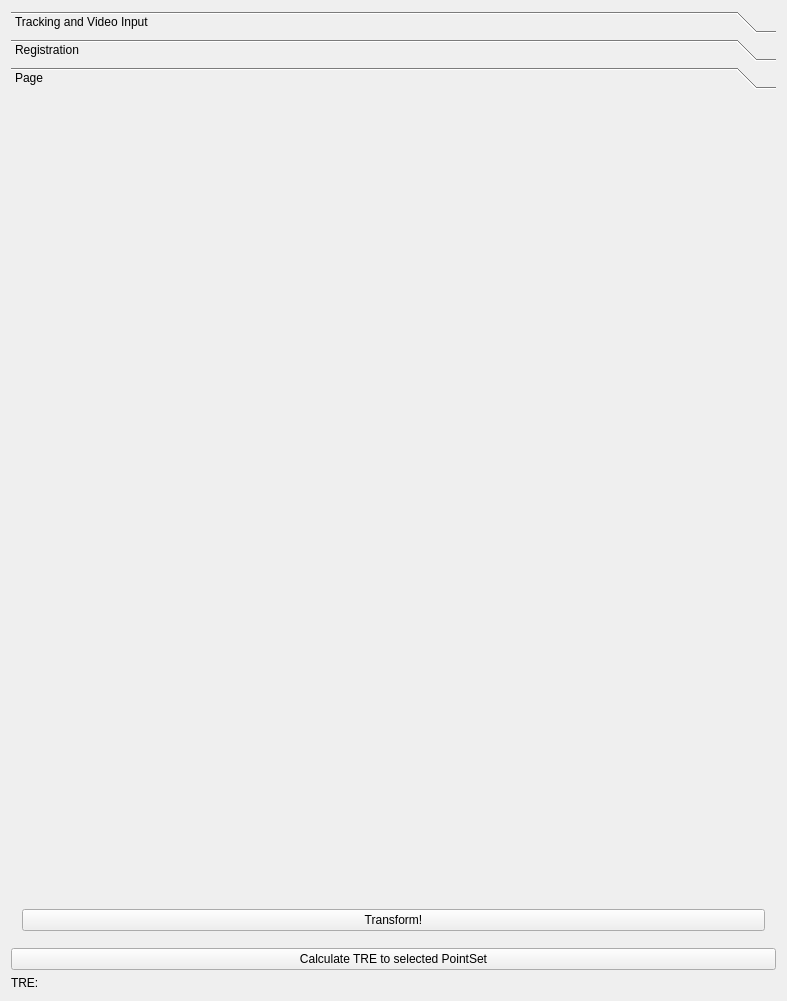
<?xml version="1.0" encoding="UTF-8"?>
<ui version="4.0">
 <class>ARStrokeTreatmentControls</class>
 <widget class="QWidget" name="ARStrokeTreatmentControls">
  <property name="geometry">
   <rect>
    <x>0</x>
    <y>0</y>
    <width>787</width>
    <height>1001</height>
   </rect>
  </property>
  <property name="minimumSize">
   <size>
    <width>0</width>
    <height>0</height>
   </size>
  </property>
  <property name="windowTitle">
   <string>QmitkTemplate</string>
  </property>
  <layout class="QGridLayout" name="gridLayout_7">
   <item row="0" column="0">
    <widget class="QToolBox" name="m_ToolBox">
     <property name="acceptDrops">
      <bool>false</bool>
     </property>
     <property name="currentIndex">
      <number>2</number>
     </property>
     <widget class="QWidget" name="page">
      <property name="geometry">
       <rect>
        <x>0</x>
        <y>0</y>
        <width>769</width>
        <height>854</height>
       </rect>
      </property>
      <property name="acceptDrops">
       <bool>true</bool>
      </property>
      <attribute name="label">
       <string>Tracking and Video Input</string>
      </attribute>
      <layout class="QGridLayout" name="gridLayout_2">
       <item row="3" column="0">
        <widget class="QGroupBox" name="groupVideoInput">
         <property name="title">
          <string>Video Input</string>
         </property>
         <layout class="QVBoxLayout" name="verticalLayout_13">
          <item>
           <layout class="QHBoxLayout" name="horizontalLayout_4">
            <item>
             <widget class="QPushButton" name="m_VideoGrabbingPushButton">
              <property name="text">
               <string>Start Video</string>
              </property>
             </widget>
            </item>
            <item>
             <widget class="QPushButton" name="m_VideoPausePushButton">
              <property name="enabled">
               <bool>true</bool>
              </property>
              <property name="text">
               <string>Pause Video</string>
              </property>
              <property name="checkable">
               <bool>false</bool>
              </property>
             </widget>
            </item>
            <item>
             <widget class="QPushButton" name="m_ChangeDisplayPushButton">
              <property name="text">
               <string>Change Display Style</string>
              </property>
             </widget>
            </item>
           </layout>
          </item>
          <item>
           <widget class="QFrame" name="frame">
            <property name="frameShape">
             <enum>QFrame::StyledPanel</enum>
            </property>
            <property name="frameShadow">
             <enum>QFrame::Raised</enum>
            </property>
            <layout class="QHBoxLayout" name="horizontalLayout_16">
             <item>
              <widget class="QComboBox" name="m_ScalingComboBox">
               <item>
                <property name="text">
                 <string>No scaling</string>
                </property>
               </item>
               <item>
                <property name="text">
                 <string>DSA scaling</string>
                </property>
               </item>
               <item>
                <property name="text">
                 <string>Custom scaling</string>
                </property>
               </item>
              </widget>
             </item>
             <item>
              <widget class="QDoubleSpinBox" name="m_ScalingDoubleSpinBox">
               <property name="enabled">
                <bool>false</bool>
               </property>
               <property name="minimum">
                <double>0.010000000000000</double>
               </property>
               <property name="maximum">
                <double>10.000000000000000</double>
               </property>
               <property name="value">
                <double>1.000000000000000</double>
               </property>
              </widget>
             </item>
             <item>
              <widget class="QPushButton" name="m_ScalingPushButton">
               <property name="text">
                <string>Set Scaling</string>
               </property>
              </widget>
             </item>
            </layout>
           </widget>
          </item>
         </layout>
        </widget>
       </item>
       <item row="0" column="0">
        <widget class="QTabWidget" name="m_MainWidget">
         <property name="currentIndex">
          <number>0</number>
         </property>
         <widget class="QWidget" name="tab">
          <attribute name="title">
           <string>Tracking</string>
          </attribute>
          <layout class="QVBoxLayout" name="verticalLayout_4">
           <item>
            <widget class="QFrame" name="m_ConfigurationWidgetFrame">
             <property name="frameShape">
              <enum>QFrame::NoFrame</enum>
             </property>
             <property name="frameShadow">
              <enum>QFrame::Raised</enum>
             </property>
             <layout class="QGridLayout" name="gridLayout">
              <item row="0" column="0">
               <widget class="QmitkTrackingDeviceConfigurationWidget" name="m_ConfigurationWidget" native="true">
                <property name="sizePolicy">
                 <sizepolicy hsizetype="Preferred" vsizetype="MinimumExpanding">
                  <horstretch>0</horstretch>
                  <verstretch>0</verstretch>
                 </sizepolicy>
                </property>
               </widget>
              </item>
             </layout>
            </widget>
           </item>
           <item>
            <widget class="QFrame" name="m_TrackingToolsFrame">
             <property name="frameShape">
              <enum>QFrame::NoFrame</enum>
             </property>
             <property name="frameShadow">
              <enum>QFrame::Raised</enum>
             </property>
             <layout class="QVBoxLayout" name="verticalLayout_2">
              <item>
               <widget class="QLabel" name="label_2">
                <property name="font">
                 <font>
                  <pointsize>10</pointsize>
                  <weight>75</weight>
                  <bold>true</bold>
                  <kerning>true</kerning>
                 </font>
                </property>
                <property name="text">
                 <string>Tracking Tools</string>
                </property>
                <property name="alignment">
                 <set>Qt::AlignLeading|Qt::AlignLeft|Qt::AlignTop</set>
                </property>
               </widget>
              </item>
              <item>
               <widget class="QStackedWidget" name="m_TrackingToolsWidget">
                <property name="lineWidth">
                 <number>0</number>
                </property>
                <property name="currentIndex">
                 <number>0</number>
                </property>
                <widget class="QWidget" name="page_3">
                 <layout class="QVBoxLayout" name="verticalLayout_11">
                  <item>
                   <layout class="QHBoxLayout" name="horizontalLayout_5">
                    <item>
                     <widget class="QLabel" name="label_4">
                      <property name="text">
                       <string>ToolStorage:</string>
                      </property>
                     </widget>
                    </item>
                    <item>
                     <widget class="QLabel" name="m_ToolLabel">
                      <property name="text">
                       <string>&lt;none&gt;</string>
                      </property>
                     </widget>
                    </item>
                    <item>
                     <spacer name="horizontalSpacer_4">
                      <property name="orientation">
                       <enum>Qt::Horizontal</enum>
                      </property>
                      <property name="sizeHint" stdset="0">
                       <size>
                        <width>40</width>
                        <height>20</height>
                       </size>
                      </property>
                     </spacer>
                    </item>
                   </layout>
                  </item>
                  <item>
                   <widget class="QmitkToolTrackingStatusWidget" name="m_TrackingToolsStatusWidget" native="true">
                    <property name="sizePolicy">
                     <sizepolicy hsizetype="Preferred" vsizetype="Minimum">
                      <horstretch>0</horstretch>
                      <verstretch>0</verstretch>
                     </sizepolicy>
                    </property>
                   </widget>
                  </item>
                  <item>
                   <layout class="QHBoxLayout" name="horizontalLayout_9">
                    <item>
                     <spacer name="horizontalSpacer_7">
                      <property name="orientation">
                       <enum>Qt::Horizontal</enum>
                      </property>
                      <property name="sizeHint" stdset="0">
                       <size>
                        <width>13</width>
                        <height>49</height>
                       </size>
                      </property>
                     </spacer>
                    </item>
                    <item>
                     <layout class="QVBoxLayout" name="verticalLayout_3">
                      <item>
                       <widget class="QPushButton" name="m_AutoDetectTools">
                        <property name="minimumSize">
                         <size>
                          <width>120</width>
                          <height>0</height>
                         </size>
                        </property>
                        <property name="text">
                         <string>Auto Detection</string>
                        </property>
                       </widget>
                      </item>
                      <item>
                       <widget class="QPushButton" name="m_AddSingleTool">
                        <property name="minimumSize">
                         <size>
                          <width>120</width>
                          <height>0</height>
                         </size>
                        </property>
                        <property name="text">
                         <string>Add Single Tool</string>
                        </property>
                       </widget>
                      </item>
                      <item>
                       <widget class="QPushButton" name="m_LoadTools">
                        <property name="minimumSize">
                         <size>
                          <width>120</width>
                          <height>0</height>
                         </size>
                        </property>
                        <property name="text">
                         <string>Load Tool Storage</string>
                        </property>
                       </widget>
                      </item>
                      <item>
                       <widget class="QPushButton" name="m_ResetTools">
                        <property name="minimumSize">
                         <size>
                          <width>120</width>
                          <height>0</height>
                         </size>
                        </property>
                        <property name="text">
                         <string>Reset</string>
                        </property>
                       </widget>
                      </item>
                     </layout>
                    </item>
                   </layout>
                  </item>
                 </layout>
                </widget>
                <widget class="QWidget" name="page_4">
                 <layout class="QVBoxLayout" name="verticalLayout_10">
                  <item>
                   <widget class="QmitkNavigationToolCreationWidget" name="m_NavigationToolCreationWidget" native="true"/>
                  </item>
                 </layout>
                </widget>
               </widget>
              </item>
             </layout>
            </widget>
           </item>
           <item>
            <widget class="QFrame" name="m_TrackingControlsFrame">
             <property name="frameShape">
              <enum>QFrame::NoFrame</enum>
             </property>
             <property name="frameShadow">
              <enum>QFrame::Raised</enum>
             </property>
             <layout class="QVBoxLayout" name="verticalLayout_5">
              <item>
               <widget class="QLabel" name="label_3">
                <property name="font">
                 <font>
                  <pointsize>10</pointsize>
                  <weight>75</weight>
                  <bold>true</bold>
                 </font>
                </property>
                <property name="text">
                 <string>Tracking Control</string>
                </property>
                <property name="alignment">
                 <set>Qt::AlignLeading|Qt::AlignLeft|Qt::AlignTop</set>
                </property>
               </widget>
              </item>
              <item>
               <widget class="QLabel" name="m_TrackingControlLabel">
                <property name="text">
                 <string>Status: disconnected</string>
                </property>
               </widget>
              </item>
              <item>
               <layout class="QHBoxLayout" name="horizontalLayout_2">
                <item>
                 <spacer name="horizontalSpacer_11">
                  <property name="orientation">
                   <enum>Qt::Horizontal</enum>
                  </property>
                  <property name="sizeHint" stdset="0">
                   <size>
                    <width>40</width>
                    <height>20</height>
                   </size>
                  </property>
                 </spacer>
                </item>
                <item>
                 <widget class="QPushButton" name="m_ConnectDisconnectButton">
                  <property name="minimumSize">
                   <size>
                    <width>142</width>
                    <height>0</height>
                   </size>
                  </property>
                  <property name="text">
                   <string>Connect</string>
                  </property>
                 </widget>
                </item>
               </layout>
              </item>
              <item>
               <layout class="QHBoxLayout" name="horizontalLayout_6">
                <item>
                 <spacer name="horizontalSpacer_5">
                  <property name="orientation">
                   <enum>Qt::Horizontal</enum>
                  </property>
                  <property name="sizeHint" stdset="0">
                   <size>
                    <width>40</width>
                    <height>20</height>
                   </size>
                  </property>
                 </spacer>
                </item>
                <item>
                 <widget class="QPushButton" name="m_StartStopTrackingButton">
                  <property name="minimumSize">
                   <size>
                    <width>142</width>
                    <height>0</height>
                   </size>
                  </property>
                  <property name="text">
                   <string>Start Tracking</string>
                  </property>
                 </widget>
                </item>
               </layout>
              </item>
              <item>
               <layout class="QHBoxLayout" name="horizontalLayout_11">
                <item>
                 <spacer name="horizontalSpacer_9">
                  <property name="orientation">
                   <enum>Qt::Horizontal</enum>
                  </property>
                  <property name="sizeHint" stdset="0">
                   <size>
                    <width>40</width>
                    <height>20</height>
                   </size>
                  </property>
                 </spacer>
                </item>
                <item>
                 <widget class="QLabel" name="m_TrackingFrozenLabel">
                  <property name="text">
                   <string>&lt;html&gt;&lt;head/&gt;&lt;body&gt;&lt;p&gt;&lt;span style=&quot; color:#ff0000;&quot;&gt;Tracking Frozen!&lt;/span&gt;&lt;/p&gt;&lt;/body&gt;&lt;/html&gt;</string>
                  </property>
                 </widget>
                </item>
                <item>
                 <widget class="QPushButton" name="m_FreezeUnfreezeTrackingButton">
                  <property name="enabled">
                   <bool>true</bool>
                  </property>
                  <property name="minimumSize">
                   <size>
                    <width>142</width>
                    <height>0</height>
                   </size>
                  </property>
                  <property name="text">
                   <string>Freeze Tracking</string>
                  </property>
                 </widget>
                </item>
               </layout>
              </item>
             </layout>
            </widget>
           </item>
           <item>
            <spacer name="verticalSpacer">
             <property name="orientation">
              <enum>Qt::Vertical</enum>
             </property>
             <property name="sizeHint" stdset="0">
              <size>
               <width>20</width>
               <height>40</height>
              </size>
             </property>
            </spacer>
           </item>
          </layout>
         </widget>
         <widget class="QWidget" name="tab_2">
          <attribute name="title">
           <string>Options</string>
          </attribute>
          <layout class="QGridLayout" name="gridLayout_3">
           <item row="1" column="0" colspan="2">
            <widget class="QGroupBox" name="m_UpdateRateOptionsGroupBox">
             <property name="title">
              <string>Update Rate Options</string>
             </property>
             <layout class="QVBoxLayout" name="verticalLayout_14">
              <item>
               <layout class="QHBoxLayout" name="horizontalLayout_7">
                <item>
                 <widget class="QLabel" name="m_OptionsUpdateRateLabel">
                  <property name="text">
                   <string>Update Rate [per second]</string>
                  </property>
                 </widget>
                </item>
                <item>
                 <spacer name="horizontalSpacer_6">
                  <property name="orientation">
                   <enum>Qt::Horizontal</enum>
                  </property>
                  <property name="sizeHint" stdset="0">
                   <size>
                    <width>40</width>
                    <height>20</height>
                   </size>
                  </property>
                 </spacer>
                </item>
                <item>
                 <widget class="QSpinBox" name="m_UpdateRate">
                  <property name="maximum">
                   <number>100</number>
                  </property>
                  <property name="value">
                   <number>10</number>
                  </property>
                 </widget>
                </item>
               </layout>
              </item>
              <item>
               <widget class="QCheckBox" name="m_UseDifferentUpdateRates">
                <property name="text">
                 <string>Use different Render and Log Update Rates</string>
                </property>
               </widget>
              </item>
              <item>
               <layout class="QHBoxLayout" name="horizontalLayout_8" stretch="0,0,0">
                <item>
                 <widget class="QLabel" name="m_OptionsRenderUpdateRateLabel">
                  <property name="enabled">
                   <bool>false</bool>
                  </property>
                  <property name="text">
                   <string>Render Update Rate [fps]</string>
                  </property>
                 </widget>
                </item>
                <item>
                 <spacer name="horizontalSpacer_8">
                  <property name="orientation">
                   <enum>Qt::Horizontal</enum>
                  </property>
                  <property name="sizeHint" stdset="0">
                   <size>
                    <width>40</width>
                    <height>20</height>
                   </size>
                  </property>
                 </spacer>
                </item>
                <item>
                 <widget class="QSpinBox" name="m_RenderUpdateRate">
                  <property name="enabled">
                   <bool>false</bool>
                  </property>
                  <property name="minimum">
                   <number>0</number>
                  </property>
                  <property name="maximum">
                   <number>100</number>
                  </property>
                  <property name="value">
                   <number>30</number>
                  </property>
                 </widget>
                </item>
               </layout>
              </item>
              <item>
               <layout class="QHBoxLayout" name="horizontalLayout_10">
                <item>
                 <widget class="QLabel" name="m_OptionsLogUpdateRateLabel">
                  <property name="enabled">
                   <bool>false</bool>
                  </property>
                  <property name="text">
                   <string>Log Update Rate [per second]</string>
                  </property>
                 </widget>
                </item>
                <item>
                 <spacer name="horizontalSpacer_10">
                  <property name="orientation">
                   <enum>Qt::Horizontal</enum>
                  </property>
                  <property name="sizeHint" stdset="0">
                   <size>
                    <width>40</width>
                    <height>20</height>
                   </size>
                  </property>
                 </spacer>
                </item>
                <item>
                 <widget class="QSpinBox" name="m_LogUpdateRate">
                  <property name="enabled">
                   <bool>false</bool>
                  </property>
                  <property name="minimum">
                   <number>1</number>
                  </property>
                  <property name="maximum">
                   <number>120</number>
                  </property>
                  <property name="singleStep">
                   <number>10</number>
                  </property>
                  <property name="value">
                   <number>60</number>
                  </property>
                 </widget>
                </item>
               </layout>
              </item>
             </layout>
            </widget>
           </item>
           <item row="4" column="0" colspan="2">
            <widget class="QGroupBox" name="m_OtherOptionsGroupBox">
             <property name="title">
              <string>Other Options</string>
             </property>
             <layout class="QVBoxLayout" name="verticalLayout_12">
              <item>
               <widget class="QCheckBox" name="m_ShowToolQuaternions">
                <property name="text">
                 <string>Show Tool Quaternions</string>
                </property>
               </widget>
              </item>
              <item>
               <widget class="QCheckBox" name="m_SimpleUI">
                <property name="text">
                 <string>Simple UI</string>
                </property>
               </widget>
              </item>
              <item>
               <widget class="QLabel" name="label_6">
                <property name="text">
                 <string>Caution, only for backward compatibility:</string>
                </property>
               </widget>
              </item>
              <item>
               <widget class="QCheckBox" name="m_InverseMode">
                <property name="text">
                 <string>Inverse mode (Quaternions are stored inverse)</string>
                </property>
               </widget>
              </item>
             </layout>
            </widget>
           </item>
           <item row="2" column="0" colspan="2">
            <widget class="QGroupBox" name="groupBox">
             <property name="title">
              <string>Tracking Volume Options</string>
             </property>
             <layout class="QVBoxLayout" name="verticalLayout_7">
              <item>
               <widget class="QCheckBox" name="m_ShowTrackingVolume">
                <property name="enabled">
                 <bool>true</bool>
                </property>
                <property name="text">
                 <string>Show Tracking Volume</string>
                </property>
                <property name="checked">
                 <bool>false</bool>
                </property>
               </widget>
              </item>
              <item>
               <widget class="QLabel" name="label_5">
                <property name="text">
                 <string>Select Model:</string>
                </property>
               </widget>
              </item>
              <item>
               <widget class="QComboBox" name="m_VolumeSelectionBox"/>
              </item>
             </layout>
            </widget>
           </item>
           <item row="5" column="0" colspan="2">
            <widget class="QGroupBox" name="groupBox_5">
             <property name="title">
              <string>Tool Visualization Options</string>
             </property>
             <layout class="QGridLayout" name="gridLayout_5">
              <item row="0" column="0">
               <widget class="QCheckBox" name="showHideToolProjectionCheckBox">
                <property name="enabled">
                 <bool>true</bool>
                </property>
                <property name="text">
                 <string>Show Tool Projection</string>
                </property>
               </widget>
              </item>
              <item row="0" column="1">
               <widget class="QComboBox" name="m_toolselector"/>
              </item>
              <item row="1" column="0">
               <widget class="QCheckBox" name="showHideToolAxisCheckBox">
                <property name="enabled">
                 <bool>false</bool>
                </property>
                <property name="text">
                 <string>Show Tool Axis</string>
                </property>
               </widget>
              </item>
             </layout>
            </widget>
           </item>
           <item row="3" column="0" colspan="2">
            <widget class="QGroupBox" name="groupBox_2">
             <property name="title">
              <string>Open IGT Link</string>
             </property>
             <layout class="QVBoxLayout" name="verticalLayout_15">
              <item>
               <widget class="QCheckBox" name="m_EnableOpenIGTLinkMicroService">
                <property name="text">
                 <string>Enable Open IGT Link MicroService</string>
                </property>
                <property name="checked">
                 <bool>true</bool>
                </property>
               </widget>
              </item>
              <item>
               <widget class="QLabel" name="label_7">
                <property name="text">
                 <string>Select Open IGT Link Data Format:</string>
                </property>
               </widget>
              </item>
              <item>
               <widget class="QComboBox" name="m_OpenIGTLinkDataFormat">
                <item>
                 <property name="text">
                  <string>TRANSFORM</string>
                 </property>
                </item>
                <item>
                 <property name="text">
                  <string>QTDATA</string>
                 </property>
                </item>
                <item>
                 <property name="text">
                  <string>TDATA</string>
                 </property>
                </item>
                <item>
                 <property name="text">
                  <string>POSITION</string>
                 </property>
                </item>
               </widget>
              </item>
             </layout>
            </widget>
           </item>
           <item row="0" column="0">
            <widget class="QCheckBox" name="m_DisableAllTimers">
             <property name="text">
              <string>Disable All Timers</string>
             </property>
            </widget>
           </item>
           <item row="0" column="1">
            <widget class="QLabel" name="m_RenderWarningLabel">
             <property name="enabled">
              <bool>true</bool>
             </property>
             <property name="text">
              <string>&lt;html&gt;&lt;head/&gt;&lt;body&gt;&lt;p align=&quot;right&quot;&gt;&lt;span style=&quot; color:#ff0000;&quot;&gt;Rendering Disabled!&lt;/span&gt;&lt;/p&gt;&lt;/body&gt;&lt;/html&gt;</string>
             </property>
             <property name="textFormat">
              <enum>Qt::AutoText</enum>
             </property>
            </widget>
           </item>
           <item row="6" column="0">
            <spacer name="verticalSpacer_3">
             <property name="orientation">
              <enum>Qt::Vertical</enum>
             </property>
             <property name="sizeHint" stdset="0">
              <size>
               <width>20</width>
               <height>40</height>
              </size>
             </property>
            </spacer>
           </item>
          </layout>
         </widget>
         <widget class="QWidget" name="tab_3">
          <attribute name="title">
           <string>Logging</string>
          </attribute>
          <layout class="QVBoxLayout" name="verticalLayout_8">
           <item>
            <layout class="QHBoxLayout" name="horizontalLayout_12">
             <item>
              <widget class="QLabel" name="label_8">
               <property name="text">
                <string>Filename:</string>
               </property>
              </widget>
             </item>
             <item>
              <widget class="QLineEdit" name="m_LoggingFileName"/>
             </item>
             <item>
              <widget class="QPushButton" name="m_ChooseFile">
               <property name="text">
                <string>Choose File</string>
               </property>
              </widget>
             </item>
            </layout>
           </item>
           <item>
            <layout class="QHBoxLayout" name="horizontalLayout_13">
             <item>
              <widget class="QCheckBox" name="m_LoggingLimit">
               <property name="text">
                <string>Limit Number Of Logged Frames:</string>
               </property>
              </widget>
             </item>
             <item>
              <spacer name="horizontalSpacer_12">
               <property name="orientation">
                <enum>Qt::Horizontal</enum>
               </property>
               <property name="sizeHint" stdset="0">
                <size>
                 <width>40</width>
                 <height>20</height>
                </size>
               </property>
              </spacer>
             </item>
             <item>
              <widget class="QSpinBox" name="m_LoggedFramesLimit">
               <property name="minimum">
                <number>1</number>
               </property>
               <property name="maximum">
                <number>9999</number>
               </property>
               <property name="value">
                <number>300</number>
               </property>
              </widget>
             </item>
            </layout>
           </item>
           <item>
            <widget class="QRadioButton" name="m_CsvFormat">
             <property name="text">
              <string>CSV format</string>
             </property>
             <property name="checked">
              <bool>true</bool>
             </property>
            </widget>
           </item>
           <item>
            <widget class="QRadioButton" name="m_XmlFormat">
             <property name="text">
              <string>XML format</string>
             </property>
            </widget>
           </item>
           <item>
            <widget class="QCheckBox" name="m_SkipInvalidData">
             <property name="text">
              <string>Skip invalid data</string>
             </property>
            </widget>
           </item>
           <item>
            <widget class="QGroupBox" name="groupBox_4">
             <property name="title">
              <string>Logging Status</string>
             </property>
             <layout class="QVBoxLayout" name="verticalLayout_6">
              <item>
               <widget class="QLabel" name="m_LoggingLabel">
                <property name="text">
                 <string>Logging OFF</string>
                </property>
               </widget>
              </item>
              <item>
               <widget class="QLabel" name="m_LoggedFramesLabel">
                <property name="text">
                 <string>Logged Frames: 0</string>
                </property>
               </widget>
              </item>
             </layout>
            </widget>
           </item>
           <item>
            <layout class="QHBoxLayout" name="horizontalLayout_14">
             <item>
              <spacer name="horizontalSpacer_13">
               <property name="orientation">
                <enum>Qt::Horizontal</enum>
               </property>
               <property name="sizeHint" stdset="0">
                <size>
                 <width>40</width>
                 <height>20</height>
                </size>
               </property>
              </spacer>
             </item>
             <item>
              <widget class="QPushButton" name="m_StartLogging">
               <property name="text">
                <string>Start Logging</string>
               </property>
              </widget>
             </item>
             <item>
              <widget class="QPushButton" name="m_StopLogging">
               <property name="text">
                <string>Stop Logging</string>
               </property>
              </widget>
             </item>
            </layout>
           </item>
           <item>
            <spacer name="verticalSpacer_2">
             <property name="orientation">
              <enum>Qt::Vertical</enum>
             </property>
             <property name="sizeHint" stdset="0">
              <size>
               <width>20</width>
               <height>40</height>
              </size>
             </property>
            </spacer>
           </item>
          </layout>
         </widget>
        </widget>
       </item>
       <item row="1" column="0">
        <widget class="QWidget" name="m_simpleWidget" native="true">
         <layout class="QVBoxLayout" name="verticalLayout_9">
          <item>
           <layout class="QHBoxLayout" name="horizontalLayout_25">
            <item>
             <widget class="QPushButton" name="m_ConnectSimpleMode">
              <property name="minimumSize">
               <size>
                <width>70</width>
                <height>50</height>
               </size>
              </property>
              <property name="text">
               <string>Connect</string>
              </property>
             </widget>
            </item>
            <item>
             <widget class="QPushButton" name="m_StartTrackingSimpleMode">
              <property name="minimumSize">
               <size>
                <width>70</width>
                <height>50</height>
               </size>
              </property>
              <property name="text">
               <string>Start
Tracking</string>
              </property>
             </widget>
            </item>
            <item>
             <spacer name="horizontalSpacer_21">
              <property name="orientation">
               <enum>Qt::Horizontal</enum>
              </property>
              <property name="sizeHint" stdset="0">
               <size>
                <width>40</width>
                <height>20</height>
               </size>
              </property>
             </spacer>
            </item>
            <item>
             <widget class="QPushButton" name="m_advancedUI">
              <property name="minimumSize">
               <size>
                <width>70</width>
                <height>50</height>
               </size>
              </property>
              <property name="text">
               <string>Advanced
Mode</string>
              </property>
             </widget>
            </item>
           </layout>
          </item>
         </layout>
        </widget>
       </item>
      </layout>
     </widget>
     <widget class="QWidget" name="page_2">
      <property name="geometry">
       <rect>
        <x>0</x>
        <y>0</y>
        <width>769</width>
        <height>854</height>
       </rect>
      </property>
      <attribute name="label">
       <string>Registration</string>
      </attribute>
      <layout class="QGridLayout" name="gridLayout_8">
       <item row="0" column="0">
        <widget class="QScrollArea" name="scrollArea">
         <property name="enabled">
          <bool>true</bool>
         </property>
         <property name="sizePolicy">
          <sizepolicy hsizetype="Preferred" vsizetype="Preferred">
           <horstretch>0</horstretch>
           <verstretch>0</verstretch>
          </sizepolicy>
         </property>
         <property name="acceptDrops">
          <bool>false</bool>
         </property>
         <property name="verticalScrollBarPolicy">
          <enum>Qt::ScrollBarAlwaysOn</enum>
         </property>
         <property name="widgetResizable">
          <bool>true</bool>
         </property>
         <widget class="QWidget" name="scrollAreaWidgetContents">
          <property name="geometry">
           <rect>
            <x>0</x>
            <y>0</y>
            <width>732</width>
            <height>834</height>
           </rect>
          </property>
          <layout class="QVBoxLayout" name="verticalLayout">
           <item>
            <widget class="QmitkNavigationDataSourceSelectionWidget" name="m_TrackingDeviceSelectionWidget" native="true">
             <property name="minimumSize">
              <size>
               <width>0</width>
               <height>100</height>
              </size>
             </property>
            </widget>
           </item>
           <item>
            <layout class="QHBoxLayout" name="horizontalLayout">
             <item>
              <widget class="QPushButton" name="m_ChooseSelectedPointer">
               <property name="text">
                <string>Choose Selected</string>
               </property>
              </widget>
             </item>
             <item>
              <spacer name="horizontalSpacer_2">
               <property name="orientation">
                <enum>Qt::Horizontal</enum>
               </property>
               <property name="sizeHint" stdset="0">
                <size>
                 <width>40</width>
                 <height>20</height>
                </size>
               </property>
              </spacer>
             </item>
             <item>
              <widget class="QLabel" name="m_PointerLabel">
               <property name="text">
                <string>&lt;none&gt;</string>
               </property>
              </widget>
             </item>
            </layout>
           </item>
           <item>
            <layout class="QHBoxLayout" name="horizontalLayout_3">
             <item>
              <widget class="QLabel" name="label">
               <property name="text">
                <string>Choose Image or Surface:</string>
               </property>
              </widget>
             </item>
             <item>
              <spacer name="horizontalSpacer_3">
               <property name="orientation">
                <enum>Qt::Horizontal</enum>
               </property>
               <property name="sizeHint" stdset="0">
                <size>
                 <width>40</width>
                 <height>20</height>
                </size>
               </property>
              </spacer>
             </item>
             <item>
              <widget class="QmitkDataStorageComboBox" name="m_DataStorageComboBox">
               <property name="minimumSize">
                <size>
                 <width>250</width>
                 <height>0</height>
                </size>
               </property>
              </widget>
             </item>
            </layout>
           </item>
           <item>
            <layout class="QHBoxLayout" name="horizontalLayoutImageSelection">
             <item>
              <widget class="QPushButton" name="m_ChooseSelectedImage">
               <property name="text">
                <string>Choose Selected</string>
               </property>
              </widget>
             </item>
             <item>
              <spacer name="horizontalSpacer">
               <property name="orientation">
                <enum>Qt::Horizontal</enum>
               </property>
               <property name="sizeHint" stdset="0">
                <size>
                 <width>40</width>
                 <height>20</height>
                </size>
               </property>
              </spacer>
             </item>
             <item>
              <widget class="QLabel" name="m_ImageLabel">
               <property name="text">
                <string>&lt;none&gt;</string>
               </property>
              </widget>
             </item>
            </layout>
           </item>
           <item>
            <widget class="QGroupBox" name="groupRegistration">
             <property name="cursor">
              <cursorShape>ArrowCursor</cursorShape>
             </property>
             <property name="title">
              <string>Registration</string>
             </property>
             <layout class="QHBoxLayout" name="horizontalLayout_15">
              <item>
               <widget class="QmitkFiducialRegistrationWidget" name="m_RegistrationWidget" native="true">
                <property name="minimumSize">
                 <size>
                  <width>0</width>
                  <height>400</height>
                 </size>
                </property>
                <property name="styleSheet">
                 <string notr="true"/>
                </property>
               </widget>
              </item>
             </layout>
            </widget>
           </item>
          </layout>
         </widget>
        </widget>
       </item>
      </layout>
     </widget>
     <widget class="QWidget" name="page_5">
      <property name="geometry">
       <rect>
        <x>0</x>
        <y>0</y>
        <width>769</width>
        <height>854</height>
       </rect>
      </property>
      <attribute name="label">
       <string>Page</string>
      </attribute>
      <layout class="QGridLayout" name="gridLayout_4">
       <item row="0" column="0">
        <widget class="QmitkAutomaticFiducialmarkerRegistrationWidget" name="m_AutomaticRegistrationWidget" native="true"/>
       </item>
       <item row="1" column="0">
        <widget class="QPushButton" name="m_Transform">
         <property name="text">
          <string>Transform!</string>
         </property>
        </widget>
       </item>
      </layout>
     </widget>
    </widget>
   </item>
   <item row="1" column="0">
    <widget class="QPushButton" name="m_CalculateTREPushButton">
     <property name="text">
      <string>Calculate TRE to selected PointSet</string>
     </property>
    </widget>
   </item>
   <item row="2" column="0">
    <widget class="QLabel" name="m_LabelTRE">
     <property name="text">
      <string>TRE: </string>
     </property>
    </widget>
   </item>
  </layout>
 </widget>
 <layoutdefault spacing="6" margin="11"/>
 <customwidgets>
  <customwidget>
   <class>QmitkToolTrackingStatusWidget</class>
   <extends>QWidget</extends>
   <header location="global">QmitkToolTrackingStatusWidget.h</header>
   <container>1</container>
  </customwidget>
  <customwidget>
   <class>QmitkTrackingDeviceConfigurationWidget</class>
   <extends>QWidget</extends>
   <header>QmitkTrackingDeviceConfigurationWidget.h</header>
   <container>1</container>
  </customwidget>
  <customwidget>
   <class>QmitkNavigationToolCreationWidget</class>
   <extends>QWidget</extends>
   <header>QmitkNavigationToolCreationWidget.h</header>
   <container>1</container>
  </customwidget>
  <customwidget>
   <class>QmitkNavigationDataSourceSelectionWidget</class>
   <extends>QWidget</extends>
   <header>QmitkNavigationDataSourceSelectionWidget.h</header>
   <container>1</container>
  </customwidget>
  <customwidget>
   <class>QmitkFiducialRegistrationWidget</class>
   <extends>QWidget</extends>
   <header>qmitkfiducialregistrationwidget.h</header>
   <container>1</container>
  </customwidget>
  <customwidget>
   <class>QmitkDataStorageComboBox</class>
   <extends>QComboBox</extends>
   <header>QmitkDataStorageComboBox.h</header>
   <container>1</container>
  </customwidget>
  <customwidget>
   <class>QmitkAutomaticFiducialmarkerRegistrationWidget</class>
   <extends>QWidget</extends>
   <header>qmitkautomaticfiducialmarkerregistrationwidget.h</header>
  </customwidget>
 </customwidgets>
 <resources/>
 <connections/>
</ui>
